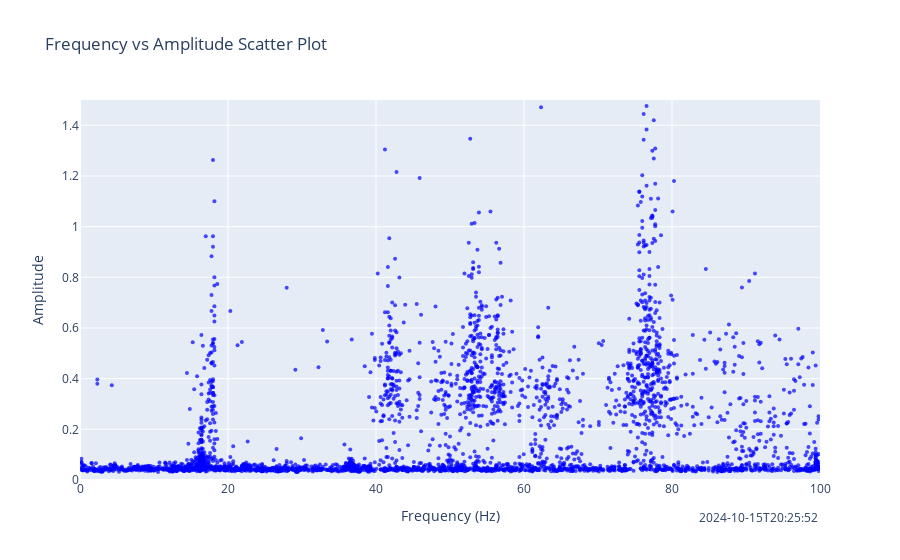
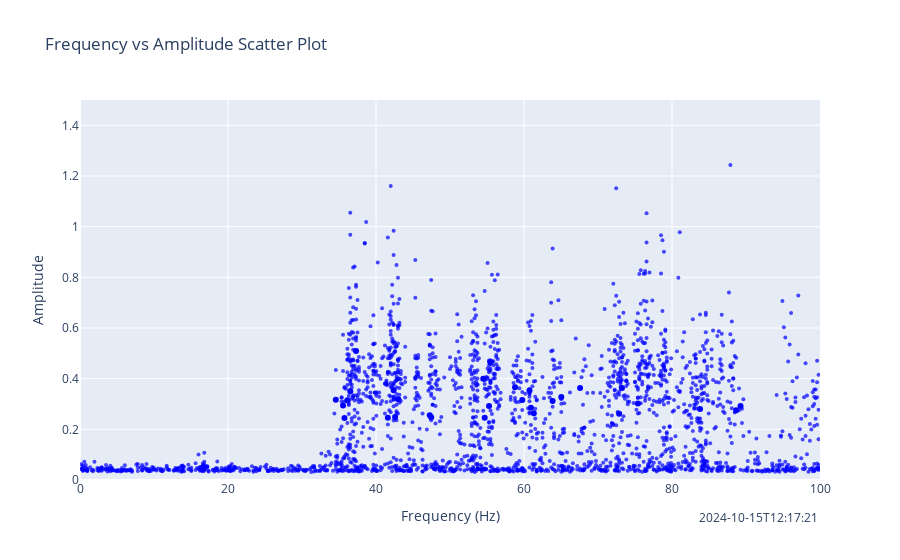

The notebook cell these images were saved under, in order:
### Code cell
import plotly.graph_objs as go
import ipywidgets as widgets
from ipywidgets import interact
import pandas as pd
from IPython.display import clear_output, display

# Define a function to update the plot based on the row index and number of previous spectrums


def update_plot(row_index, previous_spectrums):
    # Clear the previous output
    clear_output(wait=True)

    # Create the scatter plot
    fig = go.Figure()

    # Plot the previous spectrums if possible
    for i in range(1, previous_spectrums + 1):
        if row_index - i >= 0:
            prev_row = df.iloc[row_index - i]
            prev_frequencies = []
            prev_amplitudes = []
            for j in range(30):  # Assuming there are 30 spectrum columns (0-29)
                spectrum_data = prev_row[j]
                prev_frequencies.append(spectrum_data['f'])
                prev_amplitudes.append(spectrum_data['a'])

            # Add the previous spectrum data as a scatter plot with smaller markers and alpha
            fig.add_trace(go.Scatter(
                x=prev_frequencies,
                y=prev_amplitudes,
                mode='markers',
                # Same color, smaller markers with alpha
                marker=dict(size=4, opacity=0.7, color='blue'),
                name=f'Previous Spectrum - Row {row_index - i}'
            ))

    # Extract the frequencies and amplitudes from the specified row
    frequencies = []
    amplitudes = []

    row = df.iloc[row_index]
    for i in range(30):  # Assuming there are 30 spectrum columns (0-29)
        spectrum_data = row[i]
        frequencies.append(spectrum_data['f'])
        amplitudes.append(spectrum_data['a'])

    # Get the 'time' value from the row
    time_value = row['time']

    # Add the current spectrum data as a scatter plot
    fig.add_trace(go.Scatter(
        x=frequencies,
        y=amplitudes,
        mode='markers',
        marker=dict(size=6, color='blue'),  # Same color for current markers
        name=f'Spectrum - Row {row_index}'
    ))

    # Update the layout of the plot
    fig.update_layout(
        title=f"Frequency vs Amplitude Scatter Plot",
        xaxis_title="Frequency (Hz)",
        yaxis_title="Amplitude",
        showlegend=False,
        xaxis=dict(range=[0, 100]),  # Set x-axis limits from 0 to 100
        yaxis=dict(range=[0, 1.5])
    )

    # Add the 'time' value in the bottom-right corner
    fig.add_annotation(
        xref="paper", yref="paper",
        x=1, y=-0.125,  # Position at the bottom-right
        text=f"{time_value}",
        showarrow=False,
        font=dict(size=12),
        xanchor='right',
        yanchor='bottom'
    )

    # Show the plot
    display(fig)


# Create a slider widget for selecting the row index
row_slider = widgets.IntSlider(value=2691, min=0, max=len(
    df) - 1, step=1, description='Row Index:', layout=widgets.Layout(width='90%'))

# Create a text input widget for selecting the number of previous spectrums to plot
previous_spectrums_input = widgets.BoundedIntText(
    value=100, min=0, max=2000, step=1, description='Previous Spectrums:')

# Use the interact function to update the plot whenever the inputs change
interact(update_plot, row_index=row_slider,
         previous_spectrums=previous_spectrums_input)
